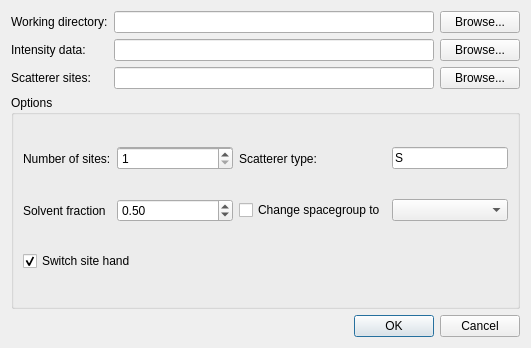
<ui version="4.0" >
 <class>SadPhasing</class>
 <widget class="QDialog" name="SadPhasing" >
  <property name="geometry" >
   <rect>
    <x>0</x>
    <y>0</y>
    <width>531</width>
    <height>348</height>
   </rect>
  </property>
  <property name="windowTitle" >
   <string>SAD Phasing</string>
  </property>
  <layout class="QVBoxLayout" name="verticalLayout_2" >
   <item>
    <layout class="QGridLayout" name="gridLayout" >
     <item row="0" column="0" >
      <widget class="QLabel" name="label_2" >
       <property name="text" >
        <string>Working directory:</string>
       </property>
      </widget>
     </item>
     <item row="0" column="1" >
      <widget class="QLineEdit" name="workingDirectoryLineEdit" />
     </item>
     <item row="0" column="2" >
      <widget class="QPushButton" name="workingDirectoryPushButton" >
       <property name="text" >
        <string>Browse...</string>
       </property>
      </widget>
     </item>

     <item row="1" column="0" >
      <widget class="QLabel" name="label" >
       <property name="text" >
        <string>Intensity data:</string>
       </property>
      </widget>
     </item>
     <item row="1" column="1" >
      <widget class="QLineEdit" name="intensityDataLineEdit" />
     </item>
     <item row="1" column="2" >
      <widget class="QPushButton" name="intensityDataPushButton" >
       <property name="text" >
        <string>Browse...</string>
       </property>
      </widget>
     </item>

     <item row="2" column="0" >
      <widget class="QLabel" name="label" >
       <property name="text" >
        <string>Scatterer sites:</string>
       </property>
      </widget>
     </item>
     <item row="2" column="1" >
      <widget class="QLineEdit" name="sitesFromFileLineEdit" />
     </item>
     <item row="2" column="2" >
      <widget class="QPushButton" name="sitesFromFilePushButton" >
       <property name="text" >
        <string>Browse...</string>
       </property>
      </widget>
     </item>


    </layout>
   </item>

   <item>
    <widget class="QGroupBox" name="groupBox" >
     <property name="title" >
      <string>Options</string>
     </property>
     <layout class="QHBoxLayout" name="horizontalLayout_2" >
      <item>
       <layout class="QGridLayout" name="gridLayout_2" >
        <item row="0" column="1" >
         <widget class="QLineEdit" name="scattererTypeLineEdit" >
          <property name="text" >
           <string>S</string>
          </property>
          <property name="maxLength" >
           <number>2</number>
          </property>
         </widget>
        </item>


        <item row="0" column="0" >
         <widget class="QLabel" name="label_5" >
          <property name="text" >
           <string>Number of sites:</string>
          </property>
         </widget>
        </item>

        <item row="0" column="2" >
         <widget class="QLabel" name="label_6" >
          <property name="text" >
           <string>Scatterer type:</string>
          </property>
         </widget>
        </item>


        <item row="0" column="1" >
         <widget class="QSpinBox" name="numSitesSpinBox" >
          <property name="minimum" >
           <number>1</number>
          </property>
         </widget>
        </item>
        <item row="0" column="3" >
         <widget class="QLineEdit" name="scattererTypeLineEdit" >
          <property name="text" >
           <string>S</string>
          </property>
          <property name="maxLength" >
           <number>2</number>
          </property>
         </widget>
        </item>


        <item row="1" column="1" >
         <widget class="QDoubleSpinBox" name="solventFractionSpinBox" >
          <property name="maximum" >
           <double>1.000000000000000</double>
          </property>
          <property name="singleStep" >
           <double>0.050000000000000</double>
          </property>
          <property name="value" >
           <double>0.500000000000000</double>
          </property>
         </widget>
        </item>
        <item row="1" column="0" >
         <widget class="QLabel" name="label_7" >
          <property name="text" >
           <string>Solvent fraction</string>
          </property>
         </widget>
        </item>
        <item row="1" column="3" >
         <widget class="QComboBox" name="spaceGroupComboBox" />
        </item>
        <item row="1" column="2" >
         <widget class="QCheckBox" name="changeSpaceGroupCheckBox" >
          <property name="text" >
           <string>Change spacegroup to</string>
          </property>
         </widget>
        </item>
        <item row="2" column="0" colspan="4" >
         <widget class="QCheckBox" name="phaseBothSiteEnantiomorphsCheckBox" >
          <property name="text" >
           <string>Switch site hand</string>
          </property>
          <property name="checked" >
           <bool>true</bool>
          </property>
         </widget>
        </item>

       </layout>
      </item>
     </layout>
    </widget>
   </item>

   <item>
    <widget class="QDialogButtonBox" name="buttonBox" >
     <property name="orientation" >
      <enum>Qt::Horizontal</enum>
     </property>
     <property name="standardButtons" >
      <set>QDialogButtonBox::Cancel|QDialogButtonBox::Ok</set>
     </property>
    </widget>
   </item>
  </layout>
 </widget>
 <tabstops>
  <tabstop>buttonBox</tabstop>
  <tabstop>workingDirectoryLineEdit</tabstop>
  <tabstop>workingDirectoryPushButton</tabstop>
  <tabstop>intensityDataLineEdit</tabstop>
  <tabstop>intensityDataPushButton</tabstop>
  <tabstop>sitesFromFileLineEdit</tabstop>
  <tabstop>sitesFromFilePushButton</tabstop>
  <tabstop>scattererTypeLineEdit</tabstop>
  <tabstop>numSitesSpinBox</tabstop>
  <tabstop>solventFractionSpinBox</tabstop>
  <tabstop>changeSpaceGroupCheckBox</tabstop>
  <tabstop>spaceGroupComboBox</tabstop>
  <tabstop>phaseBothSiteEnantiomorphsCheckBox</tabstop>

 </tabstops>
 <resources/>
 <connections>
  <connection>
   <sender>buttonBox</sender>
   <signal>accepted()</signal>
   <receiver>SadPhasing</receiver>
   <slot>accept()</slot>
   <hints>
    <hint type="sourcelabel" >
     <x>248</x>
     <y>254</y>
    </hint>
    <hint type="destinationlabel" >
     <x>157</x>
     <y>274</y>
    </hint>
   </hints>
  </connection>
  <connection>
   <sender>buttonBox</sender>
   <signal>rejected()</signal>
   <receiver>SadPhasing</receiver>
   <slot>reject()</slot>
   <hints>
    <hint type="sourcelabel" >
     <x>316</x>
     <y>260</y>
    </hint>
    <hint type="destinationlabel" >
     <x>286</x>
     <y>274</y>
    </hint>
   </hints>
  </connection>
 </connections>
</ui>
